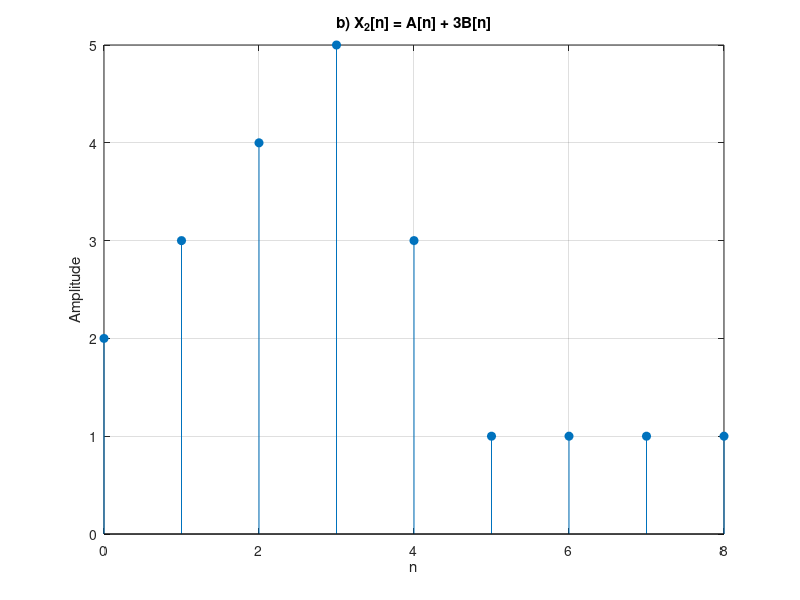

This chart was generated by the following MATLAB code:
% parte2_b.m
A = [-1, 0, 1, 2, 3, 4, 4, 4, 4]; n_A = 0:length(A)-1;
B = [1, 1, 1, 1, 0, -1, -1, -1, -1];
X2 = A + 3*B;
figure(2);
stem(n_A, X2, 'filled'); title('b) X_2[n] = A[n] + 3B[n]'); xlabel('n'); ylabel('Amplitude'); grid on;
print('../figuras/parte2_b.png', '-dpng');
